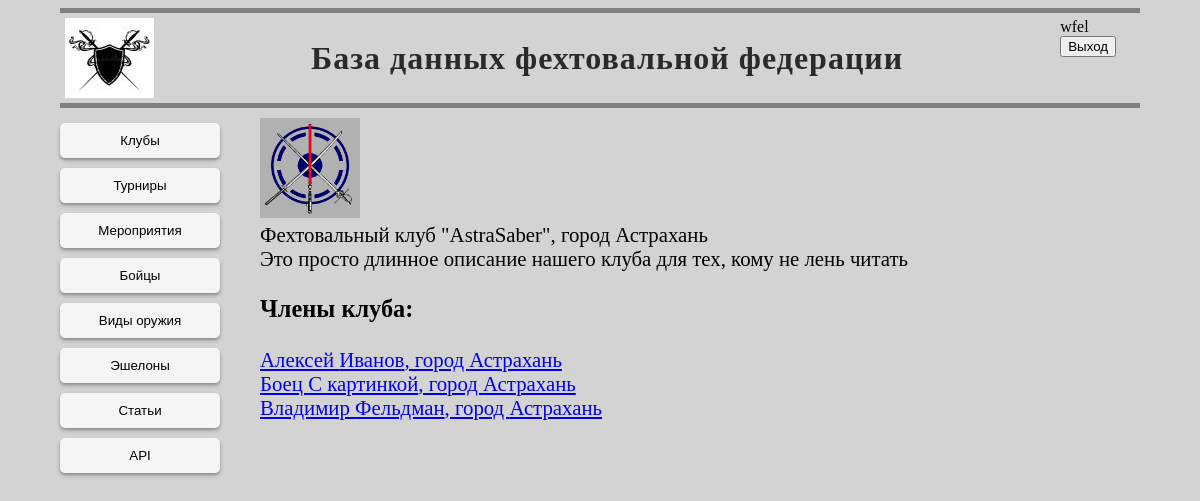
Page /clubs/1/ (signed in) on the committed database.
### mainpage/models.py (models this page shows, shortened)
class Clubs(models.Model):
    class Meta:
        verbose_name = 'Клуб'
        verbose_name_plural = 'Клубы'
    owner = models.ForeignKey(User, on_delete=models.SET_NULL, blank=True, null=True, related_name='club_owner')
    managers = models.ManyToManyField(User, related_name='club_managers')
    long_name = models.CharField(max_length=200, blank=False, null=False,)
    short_name = models.CharField(max_length=50, blank=False, null=False,)
    city = models.CharField(max_length=30, blank=False, null=False,)
    emblem = models.ImageField(upload_to='images')
    description = models.TextField(blank=True, null=True)
    def get_emblem(self):
        if self.emblem and hasattr(self.emblem, 'url'):
            return self.emblem.url
        else:
            return '/media/images/common/site-emblem.jpg'

class Fighters(models.Model):
    class Meta:
        verbose_name = 'Боец'
        verbose_name_plural = 'Бойцы'
    first_name = models.CharField(max_length=30, blank=False, null=False, verbose_name='Имя')
    middle_name = models.CharField(max_length=30, blank=True, null=True, verbose_name='Отчество')
    last_name = models.CharField(max_length=30, blank=False, null=False, verbose_name='Фамилия')
    userpic = models.ImageField(upload_to='images/userpics', null=True, blank=True)
    user = models.OneToOneField(User, blank=True, null=True, on_delete=models.SET_NULL, related_name='fighter')
    active = models.BooleanField(default=True)
    city = models.CharField(max_length=30, blank=False, null=False)
    email = models.EmailField(blank=True, null=True)
    current_club = models.ForeignKey(Clubs, on_delete=models.SET_NULL, blank=True, null=True, verbose_name='Клуб')
    date_of_birth = models.DateField(blank=True, null=True, verbose_name='Дата рождения')
    weapons = models.ManyToManyField(Weapons)
    division = models.ForeignKey(Divisions, default=get_default_division, on_delete=models.PROTECT)
    GENDER_CHOICES = [
        (GENDERS[0], 'Мужской'),
        (GENDERS[1], 'Женский'),
    ]
    gender = models.CharField(max_length=20, choices=GENDER_CHOICES)

### clublist/views.py (the view)
# urls.py: path('<int:pk>/', views.club_details),
def club_details(request, pk):
    try:
        club = Clubs.objects.get(id=pk)
        fighters = club.fighters_set.all().order_by('last_name', 'first_name').exclude(active__exact=False)
        context = {
            'club': f'{club.long_name}',
            'city': f'{club.city}',
            'description': f'{club.description}',
            'image': f'{club.get_emblem()}',
            'fighters': fighters,
        }
    except Clubs.DoesNotExist:
        context = {
            'club': 'Клуб с таким номером не найден',
            'city': '',
            'description': '',
            'image': '',
            'fighters': ''
        }
    return render(request, 'clublist/club_details.html', context)

### templates/clublist/club_details.html
{% extends  'base.html' %}
{% block main %}
            <div>
                <img src="{{ image }}" alt="Ошибка при загрузке изображения" width="100px">
            </div>
            <div>
                <div>{{ club }}, город {{ city }} </div>
                <div>{{ description }}</div>
                <div>
                  <h3>Члены клуба:</h3>
                  {% for fighter in fighters %}
                      <div><a href="../../fighters/{{ fighter.id }}/">{{fighter.first_name}} {{fighter.last_name}}, город {{fighter.city}}</a></div>
                  {% endfor %}
                </div>
            </div>
{% endblock %}

### templates/base.html (shortened to what this page needs)
<!DOCTYPE html>
<html lang="ru">
<head>
    {% load static %}
    <link rel="stylesheet" type="text/css" href="/media/base.css">
</head>
<body>
	<div class="header">
		<div class="header_image">
			<a href="/"><img src="/media/images/common/site-emblem.jpg" alt="ФДФ"></a>
		</div>
		<div class="header_text">
			<h1>База данных фехтовальной федерации</h1>
		</div>
        <div class="username">
            {% if user.is_authenticated %}
                {{ user }} <button class="header_auth_button" onclick="location.href='/accounts/logout/'">Выход</button>
            {% else %}
                <button class="header_auth_button" onclick="location.href='/accounts/login/'">Вход</button>
                <button class="header_auth_button" onclick="location.href='/users/add/'">Новый боец</button>
            {% endif %}
        </div>
	</div>
	<div class="nav_bar">
        {% block nav %}
		<button class="nav_button" onclick="location.href='/clubs/'">Клубы</button>
		<button class="nav_button" onclick="location.href='/tournaments/'">Турниры</button>
		<button class="nav_button" onclick="location.href='#'">Мероприятия</button>
		<button class="nav_button" onclick="location.href='/fighters/'">Бойцы</button>
        <button class="nav_button" onclick="location.href='/info/weapons/'">Виды оружия</button>
        <button class="nav_button" onclick="location.href='/info/divisions/'">Эшелоны</button>
		<button class="nav_button" onclick="location.href='#'">Статьи</button>
		<button class="nav_button" onclick="location.href='/info/apiinfo/'">API</button>
        {% endblock nav %}
	</div>
	<div class="main">
		{% block main %}
        {% endblock %}
	</div>
</body>

### media/base.css (style rules this page uses)
* { box-sizing: border-box; }
body { background-color: lightgray; max-width: 1200px; margin-left: 5vw; margin-right: 5vw; }
.header { width: 100%; height: 100px; padding: 5px; border-bottom-style: solid; border-bottom-width: thick; border-bottom-color: gray; border-top-style: solid; border-top-width: thick; border-top-color: gray; overflow: hidden; display: flex; justify-content: flex-start; }
.header_image { height: 80px; }
.header_text { width: 100%; display: flex; justify-content: center; align-items: center; }
.header h1 { color: #2A2A2A; text-align: center; letter-spacing: 1px; position: relative; font-size: 2rem; }
.nav_bar { float: left; min-width: 120px; max-width: 200px; height: 100%; width: 20%; margin: 0; padding: 0; padding-top: 10px; display: flex; flex-direction: column; justify-content: center; align-content: center; }
.nav_button { padding-top: 10px; padding-bottom: 10px; margin-top: 5px; margin-bottom: 5px; width: 80%; min-width: 105px; font-weight: 500; background-color: #F5F5F5; border-style: solid; border-top-style: none; border-bottom-style: none; border-left-width: thick; border-right-width: thick; border-color: #F5F5F5; border-radius: 5px; box-shadow: 0 3px 5px rgba(0, 0, 0, 0.12), 0 2px 3px rgba(0, 0, 0, 0.24); text-decoration: none; text-align: center; transition-duration: 0.5s; transition-property: border-color; }
.main { height: 100%; font-size: 1.3rem; align-content: center; display: flex; flex-direction: column; margin: 10px; }

### rows in the picture
Clubs: long_name "Фехтовальный клуб \"AstraSaber\"", city "Астрахань", description "Это просто длинное описание нашего клуба для тех, кому не лень читать"
Fighters: first_name "Алексей", last_name "Иванов", city "Астрахань"
Fighters: first_name "Боец", last_name "С картинкой", city "Астрахань"
Fighters: first_name "Владимир", last_name "Фельдман", city "Астрахань"

### other values in the picture
{{ user }} "wfel"
